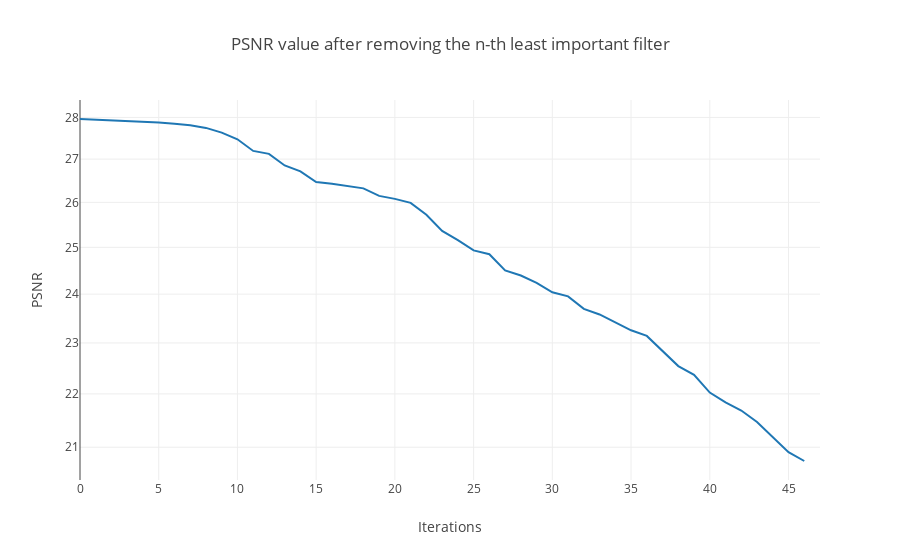

Notebook cell for this chart:
### Code cell
data = [go.Scatter(y=psnr_vals, name = 'PSNR')]
layout = go.Layout(
         xaxis=dict(
             type='linear',
             autorange=True,
             title='Iterations',
             automargin=True
             ),
         yaxis=dict(
             type='linear',
             autorange  = True,
             title='PSNR',
             automargin=True
         ),
         title = (f'PSNR value after removing the n-th least important filter')
)
fig = go.Figure(data=data, layout=layout)
ply.iplot(fig)

### Figure 1 — Plotly figure (JSON) as saved in the notebook; plotly's stock layout.template omitted (floating-point values rounded to 4 significant figures)
{"data": [{"name": "PSNR", "type": "scatter", "uid": "70ed80c9-29ad-4e99-82ac-7eb8a904d167", "y": [27.96, 27.95, 27.93, 27.91, 27.89, 27.87, 27.84, 27.81, 27.74, 27.63, 27.47, 27.19, 27.12, 26.85, 26.71, 26.47, 26.42, 26.38, 26.32, 26.15, 26.08, 25.99, 25.72, 25.36, 25.16, 24.93, 24.85, 24.5, 24.39, 24.24, 24.04, 23.95, 23.69, 23.58, 23.42, 23.26, 23.14, 22.83, 22.54, 22.37, 22.03, 21.84, 21.68, 21.47, 21.19, 20.91, 20.75, null]}], "layout": {"title": {"text": "PSNR value after removing the n-th least important filter"}, "xaxis": {"automargin": true, "autorange": true, "title": {"text": "Iterations"}, "type": "linear"}, "yaxis": {"automargin": true, "autorange": true, "title": {"text": "PSNR"}, "type": "log"}}}
